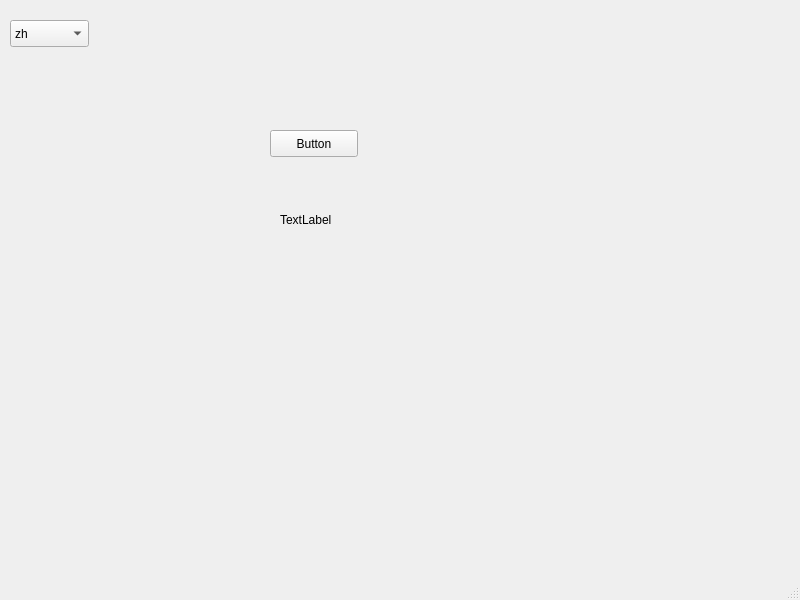
<?xml version="1.0" encoding="UTF-8"?>
<ui version="4.0">
 <class>MainWindow</class>
 <widget class="QMainWindow" name="MainWindow">
  <property name="geometry">
   <rect>
    <x>0</x>
    <y>0</y>
    <width>800</width>
    <height>600</height>
   </rect>
  </property>
  <property name="windowTitle">
   <string>MainWindow</string>
  </property>
  <widget class="QWidget" name="centralwidget">
   <widget class="QPushButton" name="pushButton">
    <property name="geometry">
     <rect>
      <x>270</x>
      <y>130</y>
      <width>88</width>
      <height>27</height>
     </rect>
    </property>
    <property name="text">
     <string>Button</string>
    </property>
   </widget>
   <widget class="QLabel" name="label">
    <property name="geometry">
     <rect>
      <x>280</x>
      <y>210</y>
      <width>67</width>
      <height>19</height>
     </rect>
    </property>
    <property name="sizePolicy">
     <sizepolicy hsizetype="MinimumExpanding" vsizetype="Preferred">
      <horstretch>0</horstretch>
      <verstretch>0</verstretch>
     </sizepolicy>
    </property>
    <property name="text">
     <string>TextLabel</string>
    </property>
   </widget>
   <widget class="QComboBox" name="comboBox">
    <property name="geometry">
     <rect>
      <x>10</x>
      <y>20</y>
      <width>79</width>
      <height>27</height>
     </rect>
    </property>
    <item>
     <property name="text">
      <string>zh</string>
     </property>
    </item>
    <item>
     <property name="text">
      <string>en</string>
     </property>
    </item>
    <item>
     <property name="text">
      <string>jp</string>
     </property>
    </item>
   </widget>
  </widget>
  <widget class="QMenuBar" name="menubar">
   <property name="geometry">
    <rect>
     <x>0</x>
     <y>0</y>
     <width>800</width>
     <height>26</height>
    </rect>
   </property>
  </widget>
  <widget class="QStatusBar" name="statusbar"/>
 </widget>
 <resources/>
 <connections/>
</ui>
